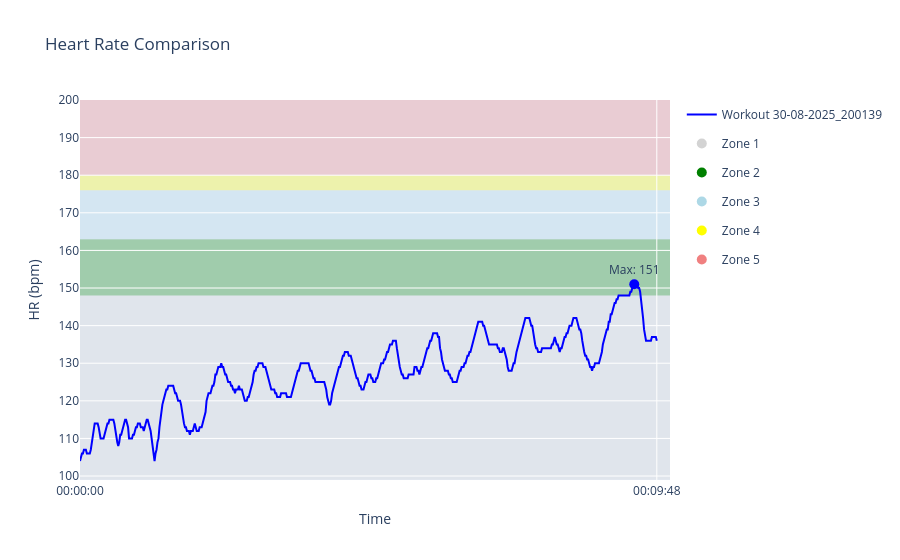

Source (notebook cell):
### Code cell
workout_ids = [
    '30-08-2025_200139',
]

plot_hr_with_zones(workout_ids, db_path="./hr_data/database_v2.duckdb")

### Figure 1 — Plotly figure (JSON) as saved in the notebook; plotly's stock layout.template omitted (floating-point values rounded to 4 significant figures; data arrays with more than 128 entries replaced by an {"elided": "..."} marker saying what was removed)
{"data": [{"hoverinfo": "none", "hovertemplate": "Time: %{x}<br>HR: %{y} bpm<br>Workout: 30-08-2025_200139<extra></extra>", "line": {"color": "blue", "width": 2}, "mode": "lines", "name": "Workout 30-08-2025_200139", "type": "scatter", "x": {"elided": "589 str values"}, "y": {"elided": "589 int values"}}, {"hoverinfo": "skip", "marker": {"color": "blue", "size": 10, "symbol": "circle"}, "mode": "markers+text", "showlegend": false, "text": ["Max: 151"], "textposition": "top center", "type": "scatter", "x": ["00:09:25"], "y": [151]}, {"legendgroup": "Zone 1", "marker": {"color": "lightgray", "size": 10}, "mode": "markers", "name": "Zone 1", "showlegend": true, "type": "scatter", "x": [null], "y": [null]}, {"legendgroup": "Zone 2", "marker": {"color": "green", "size": 10}, "mode": "markers", "name": "Zone 2", "showlegend": true, "type": "scatter", "x": [null], "y": [null]}, {"legendgroup": "Zone 3", "marker": {"color": "lightblue", "size": 10}, "mode": "markers", "name": "Zone 3", "showlegend": true, "type": "scatter", "x": [null], "y": [null]}, {"legendgroup": "Zone 4", "marker": {"color": "yellow", "size": 10}, "mode": "markers", "name": "Zone 4", "showlegend": true, "type": "scatter", "x": [null], "y": [null]}, {"legendgroup": "Zone 5", "marker": {"color": "lightcoral", "size": 10}, "mode": "markers", "name": "Zone 5", "showlegend": true, "type": "scatter", "x": [null], "y": [null]}], "layout": {"hovermode": "x", "shapes": [{"fillcolor": "lightgray", "layer": "below", "line": {"width": 0}, "opacity": 0.3, "type": "rect", "x0": 0, "x1": 1, "xref": "paper", "y0": 99, "y1": 148, "yref": "y"}, {"fillcolor": "green", "layer": "below", "line": {"width": 0}, "opacity": 0.3, "type": "rect", "x0": 0, "x1": 1, "xref": "paper", "y0": 148, "y1": 163, "yref": "y"}, {"fillcolor": "lightblue", "layer": "below", "line": {"width": 0}, "opacity": 0.3, "type": "rect", "x0": 0, "x1": 1, "xref": "paper", "y0": 163, "y1": 176, "yref": "y"}, {"fillcolor": "yellow", "layer": "below", "line": {"width": 0}, "opacity": 0.3, "type": "rect", "x0": 0, "x1": 1, "xref": "paper", "y0": 176, "y1": 180, "yref": "y"}, {"fillcolor": "lightcoral", "layer": "below", "line": {"width": 0}, "opacity": 0.3, "type": "rect", "x0": 0, "x1": 1, "xref": "paper", "y0": 180, "y1": 200, "yref": "y"}], "title": {"text": "Heart Rate Comparison"}, "xaxis": {"showline": true, "showspikes": true, "spikecolor": "gray", "spikedash": "solid", "spikemode": "across", "spikesnap": "cursor", "spikethickness": 1, "ticktext": ["00:00:00", "00:09:48"], "tickvals": ["00:00:00", "00:09:48"], "title": {"text": "Time"}}, "yaxis": {"dtick": 10, "range": [80, null], "title": {"text": "HR (bpm)"}}}}
